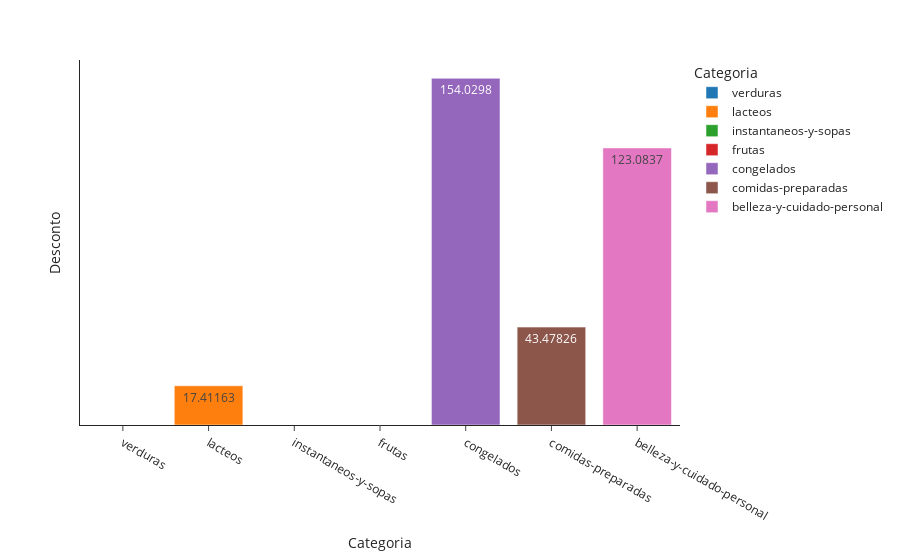

The cell this chart's notebook holds for it:
### Markdown cell above
# 4 - Plote um gráfico de barras onde temos a média de descontos por categoria.

### Code cell
# Seu código aqui
df_mean = df.groupby('Categoria')['Desconto'].mean().reset_index().sort_values(by='Categoria', ascending=False)
fig = px.bar(df_mean, x= 'Categoria', y='Desconto', color='Categoria', text_auto=True, template='simple_white')
fig.update_yaxes(showticklabels=False, ticks="")
fig.show()

### Figure 1 — Plotly figure (JSON) as saved in the notebook; plotly's stock layout.template omitted (floating-point values rounded to 4 significant figures)
{"data": [{"hovertemplate": "Categoria=%{x}<br>Desconto=%{y}<extra></extra>", "legendgroup": "verduras", "marker": {"color": "#1F77B4", "pattern": {"shape": ""}}, "name": "verduras", "orientation": "v", "showlegend": true, "textposition": "auto", "texttemplate": "%{y}", "x": ["verduras"], "xaxis": "x", "y": [0.0], "yaxis": "y", "type": "bar"}, {"hovertemplate": "Categoria=%{x}<br>Desconto=%{y}<extra></extra>", "legendgroup": "lacteos", "marker": {"color": "#FF7F0E", "pattern": {"shape": ""}}, "name": "lacteos", "orientation": "v", "showlegend": true, "textposition": "auto", "texttemplate": "%{y}", "x": ["lacteos"], "xaxis": "x", "y": [17.41], "yaxis": "y", "type": "bar"}, {"hovertemplate": "Categoria=%{x}<br>Desconto=%{y}<extra></extra>", "legendgroup": "instantaneos-y-sopas", "marker": {"color": "#2CA02C", "pattern": {"shape": ""}}, "name": "instantaneos-y-sopas", "orientation": "v", "showlegend": true, "textposition": "auto", "texttemplate": "%{y}", "x": ["instantaneos-y-sopas"], "xaxis": "x", "y": [0.0], "yaxis": "y", "type": "bar"}, {"hovertemplate": "Categoria=%{x}<br>Desconto=%{y}<extra></extra>", "legendgroup": "frutas", "marker": {"color": "#D62728", "pattern": {"shape": ""}}, "name": "frutas", "orientation": "v", "showlegend": true, "textposition": "auto", "texttemplate": "%{y}", "x": ["frutas"], "xaxis": "x", "y": [0.0], "yaxis": "y", "type": "bar"}, {"hovertemplate": "Categoria=%{x}<br>Desconto=%{y}<extra></extra>", "legendgroup": "congelados", "marker": {"color": "#9467BD", "pattern": {"shape": ""}}, "name": "congelados", "orientation": "v", "showlegend": true, "textposition": "auto", "texttemplate": "%{y}", "x": ["congelados"], "xaxis": "x", "y": [154.0], "yaxis": "y", "type": "bar"}, {"hovertemplate": "Categoria=%{x}<br>Desconto=%{y}<extra></extra>", "legendgroup": "comidas-preparadas", "marker": {"color": "#8C564B", "pattern": {"shape": ""}}, "name": "comidas-preparadas", "orientation": "v", "showlegend": true, "textposition": "auto", "texttemplate": "%{y}", "x": ["comidas-preparadas"], "xaxis": "x", "y": [43.48], "yaxis": "y", "type": "bar"}, {"hovertemplate": "Categoria=%{x}<br>Desconto=%{y}<extra></extra>", "legendgroup": "belleza-y-cuidado-personal", "marker": {"color": "#E377C2", "pattern": {"shape": ""}}, "name": "belleza-y-cuidado-personal", "orientation": "v", "showlegend": true, "textposition": "auto", "texttemplate": "%{y}", "x": ["belleza-y-cuidado-personal"], "xaxis": "x", "y": [123.1], "yaxis": "y", "type": "bar"}], "layout": {"xaxis": {"anchor": "y", "domain": [0.0, 1.0], "title": {"text": "Categoria"}, "categoryorder": "array", "categoryarray": ["verduras", "lacteos", "instantaneos-y-sopas", "frutas", "congelados", "comidas-preparadas", "belleza-y-cuidado-personal"]}, "yaxis": {"anchor": "x", "domain": [0.0, 1.0], "title": {"text": "Desconto"}, "showticklabels": false, "ticks": ""}, "legend": {"title": {"text": "Categoria"}, "tracegroupgap": 0}, "margin": {"t": 60}, "barmode": "relative"}}
